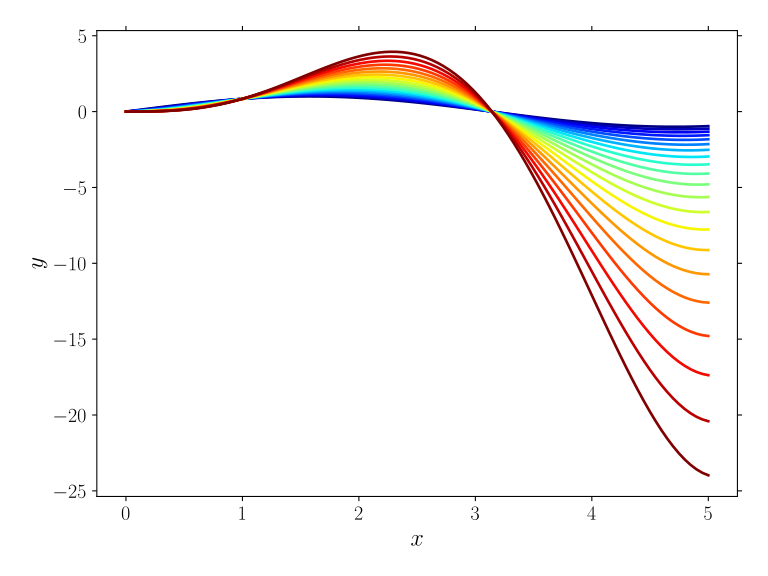

Python code for this plot:
import matplotlib.pyplot as plt
import numpy as np
from cycler import cycler

plt.style.use(["goose", "goose-latex"])

x = np.linspace(0, 5, 100)
N = 21
cmap = plt.get_cmap("jet", N)
custom_cycler = cycler(color=[cmap(i) for i in range(N)])
plt.rc("axes", prop_cycle=custom_cycler)

fig, ax = plt.subplots()

for n in np.linspace(0, 2, N):
    y = np.sin(x) * x ** n
    ax.plot(x, y)

ax.set_xlabel(r"$x$")
ax.set_ylabel(r"$y$")

plt.savefig("plot-cycler.svg")
plt.close()
